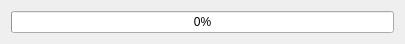
<?xml version="1.0" encoding="UTF-8"?>
<ui version="4.0">
 <class>SendDlg</class>
 <widget class="QDialog" name="SendDlg">
  <property name="geometry">
   <rect>
    <x>0</x>
    <y>0</y>
    <width>405</width>
    <height>38</height>
   </rect>
  </property>
  <property name="windowTitle">
   <string>发送进度</string>
  </property>
  <layout class="QHBoxLayout" name="horizontalLayout">
   <item>
    <widget class="QProgressBar" name="progressBar">
     <property name="value">
      <number>0</number>
     </property>
    </widget>
   </item>
  </layout>
 </widget>
 <layoutdefault spacing="6" margin="11"/>
 <resources/>
 <connections/>
</ui>
